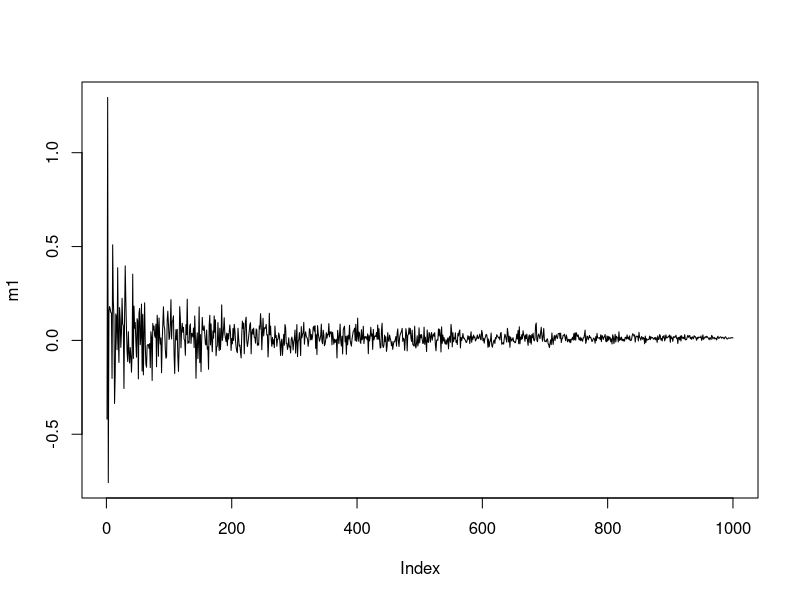

Here is the R script that generated this plot: (Note: this script raises an error after producing the figure.)
##random population
pop<-(rnorm(1000))
head(pop)
######we want to derive the sample mean of random samples, n=1,2,3,4....
##i.e pick n individuals and take their mean
n<-1:1000
###sample mean 
################
####################method 1, the regular for loop way
m1 <- rep(NA, length(n))
for (i in n) {
  x <- sample(pop, i)
  m1[i] <- mean(x)
}
plot(m1, type='l')

##########method 2 the'purrrr way'
#########purr::map() functions do what loops do but in an abstract way
#######less issues than loops
##########cleaner code
pop<- (rnorm(1000))
n<-1:1000


####map_df creates dataframe
######## .x is the list of atomic vector or output
######### .f is the fomrula
##########purr takes function and applies it to data
##map(.x,.f)
m2 <- map(n, ~ sample(pop, .x)) %>% ###our data
  map_df(~ data.frame(mean = mean(.x), sd = sd(.x)),.id = "n") ##applying function
m2
#######bringing back diamonds
diam
##assuming price would depend on carat, depth, cut and table
######building linear models for the predictions
#######one way to do this
m1<- lm(price~carat, data=diam)
m2<- lm(price~table, data=diam)
m3<- lm(price~cut, data=diam)
m4<- lm(price~depth, data=diam)
##############
#######
summary(m1)
summary(m2)
summary(m3)
summary(m4)
################compare models
AIC(m1,m2,m3,m4)
#########################Very tedious###############
#################Lets do Purrr###########################
diam<-diamonds
formulas<- list(price~carat, price~table, price~depth) ##create the list of models
model<- formulas %>%  ##bring out the list
  map(~lm(.x, data=diam)) %>%  ##function
  map(~ coef(.x)) %>%  ##coeffincients
  map_df(~ as.data.frame(t(.x))) ##arranging them as a table
model
  
  
